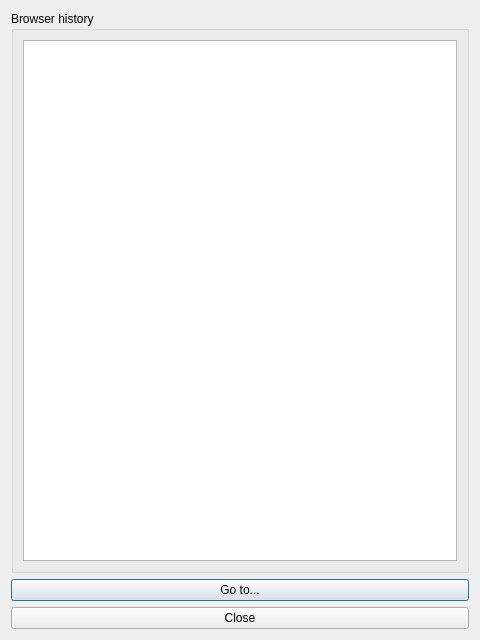
<?xml version="1.0" encoding="UTF-8"?>
<ui version="4.0">
 <class>HistoryBrowser</class>
 <widget class="QDialog" name="HistoryBrowser">
  <property name="geometry">
   <rect>
    <x>0</x>
    <y>0</y>
    <width>480</width>
    <height>640</height>
   </rect>
  </property>
  <property name="windowTitle">
   <string>Dialog</string>
  </property>
  <layout class="QVBoxLayout" name="verticalLayout">
   <item>
    <widget class="QGroupBox" name="groupBox">
     <property name="title">
      <string>Browser history</string>
     </property>
     <layout class="QVBoxLayout" name="verticalLayout_2">
      <item>
       <widget class="QListView" name="historyView"/>
      </item>
     </layout>
    </widget>
   </item>
   <item>
    <widget class="QPushButton" name="gotoButton">
     <property name="text">
      <string>Go to...</string>
     </property>
    </widget>
   </item>
   <item>
    <widget class="QPushButton" name="closeButton">
     <property name="text">
      <string>Close</string>
     </property>
    </widget>
   </item>
  </layout>
 </widget>
 <resources/>
 <connections/>
</ui>
